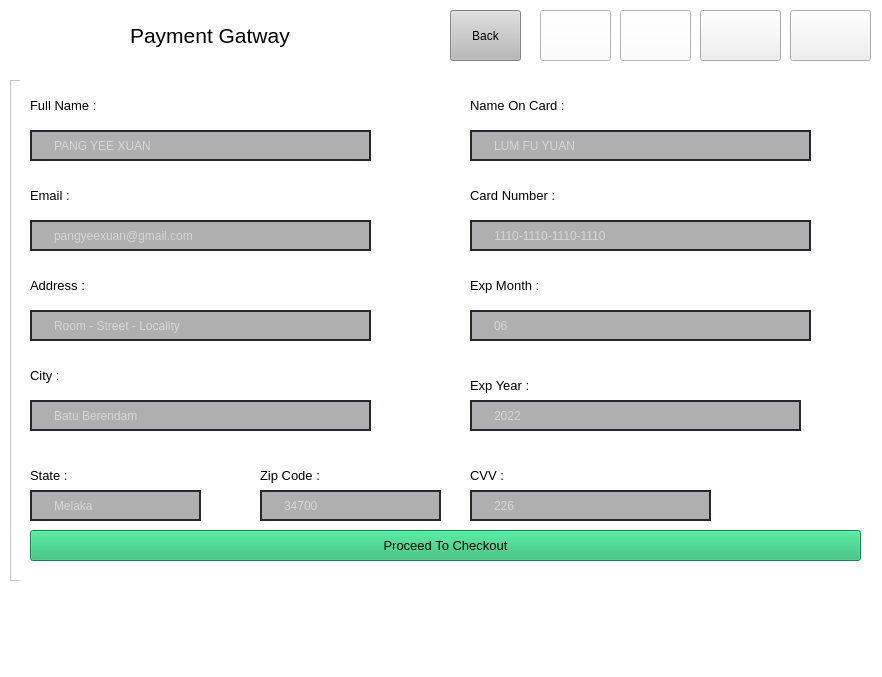
<?xml version="1.0" encoding="UTF-8"?>
<ui version="4.0">
 <class>MainWindow</class>
 <widget class="QMainWindow" name="MainWindow">
  <property name="geometry">
   <rect>
    <x>0</x>
    <y>0</y>
    <width>882</width>
    <height>677</height>
   </rect>
  </property>
  <property name="windowTitle">
   <string>MainWindow</string>
  </property>
  <property name="styleSheet">
   <string notr="true">background-color: rgb(255, 255, 255);</string>
  </property>
  <widget class="QWidget" name="centralwidget">
   <widget class="QPushButton" name="TNG">
    <property name="geometry">
     <rect>
      <x>700</x>
      <y>10</y>
      <width>81</width>
      <height>51</height>
     </rect>
    </property>
    <property name="styleSheet">
     <string notr="true">background-color: rgba(0);</string>
    </property>
    <property name="text">
     <string/>
    </property>
    <property name="icon">
     <iconset>
      <normaloff>Menu pic/TNG.png</normaloff>Menu pic/TNG.png</iconset>
    </property>
    <property name="iconSize">
     <size>
      <width>50</width>
      <height>50</height>
     </size>
    </property>
   </widget>
   <widget class="QPushButton" name="Visa">
    <property name="geometry">
     <rect>
      <x>540</x>
      <y>10</y>
      <width>71</width>
      <height>51</height>
     </rect>
    </property>
    <property name="text">
     <string/>
    </property>
    <property name="icon">
     <iconset>
      <normaloff>Menu pic/Visa.png</normaloff>Menu pic/Visa.png</iconset>
    </property>
    <property name="iconSize">
     <size>
      <width>70</width>
      <height>50</height>
     </size>
    </property>
   </widget>
   <widget class="QPushButton" name="Master">
    <property name="geometry">
     <rect>
      <x>620</x>
      <y>10</y>
      <width>71</width>
      <height>51</height>
     </rect>
    </property>
    <property name="text">
     <string/>
    </property>
    <property name="icon">
     <iconset>
      <normaloff>Menu pic/Mastercard.png</normaloff>Menu pic/Mastercard.png</iconset>
    </property>
    <property name="iconSize">
     <size>
      <width>70</width>
      <height>50</height>
     </size>
    </property>
   </widget>
   <widget class="QPushButton" name="Cash">
    <property name="geometry">
     <rect>
      <x>790</x>
      <y>10</y>
      <width>81</width>
      <height>51</height>
     </rect>
    </property>
    <property name="styleSheet">
     <string notr="true">background-color: rgba(0);</string>
    </property>
    <property name="text">
     <string/>
    </property>
    <property name="icon">
     <iconset>
      <normaloff>Menu pic/Cash.png</normaloff>Menu pic/Cash.png</iconset>
    </property>
    <property name="iconSize">
     <size>
      <width>90</width>
      <height>55</height>
     </size>
    </property>
   </widget>
   <widget class="QFrame" name="frame">
    <property name="geometry">
     <rect>
      <x>10</x>
      <y>80</y>
      <width>861</width>
      <height>501</height>
     </rect>
    </property>
    <property name="frameShape">
     <enum>QFrame::StyledPanel</enum>
    </property>
    <property name="frameShadow">
     <enum>QFrame::Raised</enum>
    </property>
    <widget class="QStackedWidget" name="stackedWidget">
     <property name="geometry">
      <rect>
       <x>10</x>
       <y>0</y>
       <width>851</width>
       <height>571</height>
      </rect>
     </property>
     <widget class="QWidget" name="VisaPage">
      <widget class="QLabel" name="label_2">
       <property name="geometry">
        <rect>
         <x>10</x>
         <y>10</y>
         <width>101</width>
         <height>31</height>
        </rect>
       </property>
       <property name="font">
        <font>
         <pointsize>10</pointsize>
        </font>
       </property>
       <property name="styleSheet">
        <string notr="true">background-color: rgba(0);</string>
       </property>
       <property name="text">
        <string>Full Name :</string>
       </property>
      </widget>
      <widget class="QLineEdit" name="lineEdit">
       <property name="geometry">
        <rect>
         <x>10</x>
         <y>50</y>
         <width>341</width>
         <height>31</height>
        </rect>
       </property>
       <property name="styleSheet">
        <string notr="true">QLineEdit{
     border: 2px solid rgb(37 ,39 , 48);
     border-radius: 20px;
     color: #FFF;
	 padding-left: 20px;
	 padding-right: 20px;
	 background-color: rgb(175, 175, 175);
}

QLineEdit:hover{
	border: 2px solid rgb(48,50,62);

}

QLineEdit:focus{
	border: 2px solid rgb(85, 170, 255);
	 background-color: rgb(43, 45 , 56);
}</string>
       </property>
       <property name="placeholderText">
        <string>PANG YEE XUAN</string>
       </property>
      </widget>
      <widget class="QLabel" name="label_3">
       <property name="geometry">
        <rect>
         <x>10</x>
         <y>100</y>
         <width>101</width>
         <height>31</height>
        </rect>
       </property>
       <property name="font">
        <font>
         <pointsize>10</pointsize>
        </font>
       </property>
       <property name="styleSheet">
        <string notr="true">background-color: rgba(0);</string>
       </property>
       <property name="text">
        <string>Email :</string>
       </property>
      </widget>
      <widget class="QLineEdit" name="lineEdit_2">
       <property name="geometry">
        <rect>
         <x>10</x>
         <y>140</y>
         <width>341</width>
         <height>31</height>
        </rect>
       </property>
       <property name="styleSheet">
        <string notr="true">QLineEdit{
     border: 2px solid rgb(37 ,39 , 48);
     border-radius: 20px;
     color: #FFF;
	 padding-left: 20px;
	 padding-right: 20px;
	 background-color: rgb(175, 175, 175);
}

QLineEdit:hover{
	border: 2px solid rgb(48,50,62);

}

QLineEdit:focus{
	border: 2px solid rgb(85, 170, 255);
	 background-color: rgb(43, 45 , 56);
}</string>
       </property>
       <property name="placeholderText">
        <string>pangyeexuan@gmail.com</string>
       </property>
      </widget>
      <widget class="QLabel" name="label_4">
       <property name="geometry">
        <rect>
         <x>10</x>
         <y>190</y>
         <width>101</width>
         <height>31</height>
        </rect>
       </property>
       <property name="font">
        <font>
         <pointsize>10</pointsize>
        </font>
       </property>
       <property name="styleSheet">
        <string notr="true">background-color: rgba(0);</string>
       </property>
       <property name="text">
        <string>Address :</string>
       </property>
      </widget>
      <widget class="QLineEdit" name="lineEdit_3">
       <property name="geometry">
        <rect>
         <x>10</x>
         <y>230</y>
         <width>341</width>
         <height>31</height>
        </rect>
       </property>
       <property name="styleSheet">
        <string notr="true">QLineEdit{
     border: 2px solid rgb(37 ,39 , 48);
     border-radius: 20px;
     color: #FFF;
	 padding-left: 20px;
	 padding-right: 20px;
	 background-color: rgb(175, 175, 175);
}

QLineEdit:hover{
	border: 2px solid rgb(48,50,62);

}

QLineEdit:focus{
	border: 2px solid rgb(85, 170, 255);
	 background-color: rgb(43, 45 , 56);
}</string>
       </property>
       <property name="placeholderText">
        <string>Room - Street - Locality</string>
       </property>
      </widget>
      <widget class="QLabel" name="label_5">
       <property name="geometry">
        <rect>
         <x>10</x>
         <y>280</y>
         <width>101</width>
         <height>31</height>
        </rect>
       </property>
       <property name="font">
        <font>
         <pointsize>10</pointsize>
        </font>
       </property>
       <property name="styleSheet">
        <string notr="true">background-color: rgba(0);</string>
       </property>
       <property name="text">
        <string>City :</string>
       </property>
      </widget>
      <widget class="QLineEdit" name="lineEdit_4">
       <property name="geometry">
        <rect>
         <x>10</x>
         <y>320</y>
         <width>341</width>
         <height>31</height>
        </rect>
       </property>
       <property name="styleSheet">
        <string notr="true">QLineEdit{
     border: 2px solid rgb(37 ,39 , 48);
     border-radius: 20px;
     color: #FFF;
	 padding-left: 20px;
	 padding-right: 20px;
	 background-color: rgb(175, 175, 175);
}

QLineEdit:hover{
	border: 2px solid rgb(48,50,62);

}

QLineEdit:focus{
	border: 2px solid rgb(85, 170, 255);
	 background-color: rgb(43, 45 , 56);
}</string>
       </property>
       <property name="placeholderText">
        <string>Batu Berendam</string>
       </property>
      </widget>
      <widget class="QLineEdit" name="lineEdit_5">
       <property name="geometry">
        <rect>
         <x>450</x>
         <y>50</y>
         <width>341</width>
         <height>31</height>
        </rect>
       </property>
       <property name="styleSheet">
        <string notr="true">QLineEdit{
     border: 2px solid rgb(37 ,39 , 48);
     border-radius: 20px;
     color: #FFF;
	 padding-left: 20px;
	 padding-right: 20px;
	 background-color: rgb(175, 175, 175);
}

QLineEdit:hover{
	border: 2px solid rgb(48,50,62);

}

QLineEdit:focus{
	border: 2px solid rgb(85, 170, 255);
	 background-color: rgb(43, 45 , 56);
}</string>
       </property>
       <property name="placeholderText">
        <string>LUM FU YUAN</string>
       </property>
      </widget>
      <widget class="QLabel" name="label_6">
       <property name="geometry">
        <rect>
         <x>450</x>
         <y>10</y>
         <width>161</width>
         <height>31</height>
        </rect>
       </property>
       <property name="font">
        <font>
         <pointsize>10</pointsize>
        </font>
       </property>
       <property name="styleSheet">
        <string notr="true">background-color: rgba(0);</string>
       </property>
       <property name="text">
        <string>Name On Card :</string>
       </property>
      </widget>
      <widget class="QLabel" name="label_7">
       <property name="geometry">
        <rect>
         <x>450</x>
         <y>100</y>
         <width>161</width>
         <height>31</height>
        </rect>
       </property>
       <property name="font">
        <font>
         <pointsize>10</pointsize>
        </font>
       </property>
       <property name="styleSheet">
        <string notr="true">background-color: rgba(0);</string>
       </property>
       <property name="text">
        <string>Card Number : </string>
       </property>
      </widget>
      <widget class="QLineEdit" name="lineEdit_6">
       <property name="geometry">
        <rect>
         <x>450</x>
         <y>140</y>
         <width>341</width>
         <height>31</height>
        </rect>
       </property>
       <property name="styleSheet">
        <string notr="true">QLineEdit{
     border: 2px solid rgb(37 ,39 , 48);
     border-radius: 20px;
     color: #FFF;
	 padding-left: 20px;
	 padding-right: 20px;
	 background-color: rgb(175, 175, 175);
}

QLineEdit:hover{
	border: 2px solid rgb(48,50,62);

}

QLineEdit:focus{
	border: 2px solid rgb(85, 170, 255);
	 background-color: rgb(43, 45 , 56);
}</string>
       </property>
       <property name="placeholderText">
        <string>1110-1110-1110-1110</string>
       </property>
      </widget>
      <widget class="QLabel" name="label_8">
       <property name="geometry">
        <rect>
         <x>450</x>
         <y>190</y>
         <width>161</width>
         <height>31</height>
        </rect>
       </property>
       <property name="font">
        <font>
         <pointsize>10</pointsize>
        </font>
       </property>
       <property name="styleSheet">
        <string notr="true">background-color: rgba(0);</string>
       </property>
       <property name="text">
        <string>Exp Month :</string>
       </property>
      </widget>
      <widget class="QLineEdit" name="lineEdit_7">
       <property name="geometry">
        <rect>
         <x>450</x>
         <y>230</y>
         <width>341</width>
         <height>31</height>
        </rect>
       </property>
       <property name="styleSheet">
        <string notr="true">QLineEdit{
     border: 2px solid rgb(37 ,39 , 48);
     border-radius: 20px;
     color: #FFF;
	 padding-left: 20px;
	 padding-right: 20px;
	 background-color: rgb(175, 175, 175);
}

QLineEdit:hover{
	border: 2px solid rgb(48,50,62);

}

QLineEdit:focus{
	border: 2px solid rgb(85, 170, 255);
	 background-color: rgb(43, 45 , 56);
}</string>
       </property>
       <property name="placeholderText">
        <string>06</string>
       </property>
      </widget>
      <widget class="QLabel" name="label_9">
       <property name="geometry">
        <rect>
         <x>10</x>
         <y>380</y>
         <width>161</width>
         <height>31</height>
        </rect>
       </property>
       <property name="font">
        <font>
         <pointsize>10</pointsize>
        </font>
       </property>
       <property name="styleSheet">
        <string notr="true">background-color: rgba(0);</string>
       </property>
       <property name="text">
        <string>State :</string>
       </property>
      </widget>
      <widget class="QLineEdit" name="lineEdit_8">
       <property name="geometry">
        <rect>
         <x>10</x>
         <y>410</y>
         <width>171</width>
         <height>31</height>
        </rect>
       </property>
       <property name="styleSheet">
        <string notr="true">QLineEdit{
     border: 2px solid rgb(37 ,39 , 48);
     border-radius: 20px;
     color: #FFF;
	 padding-left: 20px;
	 padding-right: 20px;
	 background-color: rgb(175, 175, 175);
}

QLineEdit:hover{
	border: 2px solid rgb(48,50,62);

}

QLineEdit:focus{
	border: 2px solid rgb(85, 170, 255);
	 background-color: rgb(43, 45 , 56);
}</string>
       </property>
       <property name="placeholderText">
        <string>Melaka</string>
       </property>
      </widget>
      <widget class="QLabel" name="label_10">
       <property name="geometry">
        <rect>
         <x>240</x>
         <y>380</y>
         <width>161</width>
         <height>31</height>
        </rect>
       </property>
       <property name="font">
        <font>
         <pointsize>10</pointsize>
        </font>
       </property>
       <property name="styleSheet">
        <string notr="true">background-color: rgba(0);</string>
       </property>
       <property name="text">
        <string>Zip Code :</string>
       </property>
      </widget>
      <widget class="QLineEdit" name="lineEdit_9">
       <property name="geometry">
        <rect>
         <x>240</x>
         <y>410</y>
         <width>181</width>
         <height>31</height>
        </rect>
       </property>
       <property name="styleSheet">
        <string notr="true">QLineEdit{
     border: 2px solid rgb(37 ,39 , 48);
     border-radius: 20px;
     color: #FFF;
	 padding-left: 20px;
	 padding-right: 20px;
	 background-color: rgb(175, 175, 175);
}

QLineEdit:hover{
	border: 2px solid rgb(48,50,62);

}

QLineEdit:focus{
	border: 2px solid rgb(85, 170, 255);
	 background-color: rgb(43, 45 , 56);
}</string>
       </property>
       <property name="placeholderText">
        <string>34700</string>
       </property>
      </widget>
      <widget class="QLineEdit" name="lineEdit_10">
       <property name="geometry">
        <rect>
         <x>450</x>
         <y>320</y>
         <width>331</width>
         <height>31</height>
        </rect>
       </property>
       <property name="styleSheet">
        <string notr="true">QLineEdit{
     border: 2px solid rgb(37 ,39 , 48);
     border-radius: 20px;
     color: #FFF;
	 padding-left: 20px;
	 padding-right: 20px;
	 background-color: rgb(175, 175, 175);
}

QLineEdit:hover{
	border: 2px solid rgb(48,50,62);

}

QLineEdit:focus{
	border: 2px solid rgb(85, 170, 255);
	 background-color: rgb(43, 45 , 56);
}</string>
       </property>
       <property name="placeholderText">
        <string>2022</string>
       </property>
      </widget>
      <widget class="QLabel" name="label_11">
       <property name="geometry">
        <rect>
         <x>450</x>
         <y>290</y>
         <width>161</width>
         <height>31</height>
        </rect>
       </property>
       <property name="font">
        <font>
         <pointsize>10</pointsize>
        </font>
       </property>
       <property name="styleSheet">
        <string notr="true">background-color: rgba(0);</string>
       </property>
       <property name="text">
        <string>Exp Year :</string>
       </property>
      </widget>
      <widget class="QLabel" name="label_12">
       <property name="geometry">
        <rect>
         <x>450</x>
         <y>380</y>
         <width>161</width>
         <height>31</height>
        </rect>
       </property>
       <property name="font">
        <font>
         <pointsize>10</pointsize>
        </font>
       </property>
       <property name="styleSheet">
        <string notr="true">background-color: rgba(0);</string>
       </property>
       <property name="text">
        <string>CVV :</string>
       </property>
      </widget>
      <widget class="QLineEdit" name="lineEdit_11">
       <property name="geometry">
        <rect>
         <x>450</x>
         <y>410</y>
         <width>241</width>
         <height>31</height>
        </rect>
       </property>
       <property name="styleSheet">
        <string notr="true">QLineEdit{
     border: 2px solid rgb(37 ,39 , 48);
     border-radius: 20px;
     color: #FFF;
	 padding-left: 20px;
	 padding-right: 20px;
	 background-color: rgb(175, 175, 175);
}

QLineEdit:hover{
	border: 2px solid rgb(48,50,62);

}

QLineEdit:focus{
	border: 2px solid rgb(85, 170, 255);
	 background-color: rgb(43, 45 , 56);
}</string>
       </property>
       <property name="placeholderText">
        <string>226</string>
       </property>
      </widget>
      <widget class="QPushButton" name="pushButton">
       <property name="geometry">
        <rect>
         <x>10</x>
         <y>450</y>
         <width>831</width>
         <height>31</height>
        </rect>
       </property>
       <property name="font">
        <font>
         <pointsize>10</pointsize>
        </font>
       </property>
       <property name="styleSheet">
        <string notr="true">background-color: rgb(32, 182, 108);</string>
       </property>
       <property name="text">
        <string>Proceed To Checkout</string>
       </property>
      </widget>
     </widget>
     <widget class="QWidget" name="page">
      <widget class="QLabel" name="label_36">
       <property name="geometry">
        <rect>
         <x>50</x>
         <y>340</y>
         <width>241</width>
         <height>71</height>
        </rect>
       </property>
       <property name="font">
        <font>
         <pointsize>15</pointsize>
        </font>
       </property>
       <property name="styleSheet">
        <string notr="true">background-color: rgba(0);</string>
       </property>
       <property name="text">
        <string>References Number :</string>
       </property>
      </widget>
      <widget class="QLabel" name="label_37">
       <property name="geometry">
        <rect>
         <x>280</x>
         <y>60</y>
         <width>491</width>
         <height>71</height>
        </rect>
       </property>
       <property name="font">
        <font>
         <pointsize>15</pointsize>
         <weight>75</weight>
         <bold>true</bold>
        </font>
       </property>
       <property name="styleSheet">
        <string notr="true">background-color: rgba(0);</string>
       </property>
       <property name="text">
        <string>Go to Counter to Pay</string>
       </property>
      </widget>
      <widget class="QLineEdit" name="lineEdit_34">
       <property name="geometry">
        <rect>
         <x>300</x>
         <y>360</y>
         <width>351</width>
         <height>41</height>
        </rect>
       </property>
      </widget>
      <widget class="QLabel" name="label_38">
       <property name="geometry">
        <rect>
         <x>240</x>
         <y>170</y>
         <width>511</width>
         <height>71</height>
        </rect>
       </property>
       <property name="font">
        <font>
         <pointsize>20</pointsize>
         <weight>75</weight>
         <bold>true</bold>
        </font>
       </property>
       <property name="styleSheet">
        <string notr="true">background-color: rgba(0);</string>
       </property>
       <property name="text">
        <string>honesty and integrity</string>
       </property>
      </widget>
      <widget class="QLabel" name="label_39">
       <property name="geometry">
        <rect>
         <x>210</x>
         <y>270</y>
         <width>241</width>
         <height>71</height>
        </rect>
       </property>
       <property name="font">
        <font>
         <pointsize>15</pointsize>
        </font>
       </property>
       <property name="styleSheet">
        <string notr="true">background-color: rgba(0);</string>
       </property>
       <property name="text">
        <string>Total :</string>
       </property>
      </widget>
      <widget class="QLineEdit" name="lineEdit_35">
       <property name="geometry">
        <rect>
         <x>300</x>
         <y>290</y>
         <width>351</width>
         <height>41</height>
        </rect>
       </property>
      </widget>
      <widget class="QPushButton" name="pushButton_3">
       <property name="geometry">
        <rect>
         <x>20</x>
         <y>430</y>
         <width>831</width>
         <height>31</height>
        </rect>
       </property>
       <property name="font">
        <font>
         <pointsize>10</pointsize>
        </font>
       </property>
       <property name="styleSheet">
        <string notr="true">background-color: rgb(32, 182, 108);</string>
       </property>
       <property name="text">
        <string>Done</string>
       </property>
      </widget>
     </widget>
     <widget class="QWidget" name="TNG_Page">
      <widget class="QLabel" name="label_35">
       <property name="geometry">
        <rect>
         <x>170</x>
         <y>20</y>
         <width>501</width>
         <height>421</height>
        </rect>
       </property>
       <property name="text">
        <string/>
       </property>
       <property name="pixmap">
        <pixmap>Menu pic/QR1.jpg</pixmap>
       </property>
       <property name="scaledContents">
        <bool>true</bool>
       </property>
      </widget>
      <widget class="QPushButton" name="pushButton_2">
       <property name="geometry">
        <rect>
         <x>10</x>
         <y>460</y>
         <width>831</width>
         <height>31</height>
        </rect>
       </property>
       <property name="font">
        <font>
         <pointsize>10</pointsize>
        </font>
       </property>
       <property name="styleSheet">
        <string notr="true">background-color: rgb(32, 182, 108);</string>
       </property>
       <property name="text">
        <string>Done</string>
       </property>
      </widget>
     </widget>
    </widget>
   </widget>
   <widget class="QLabel" name="paymentgateway">
    <property name="geometry">
     <rect>
      <x>130</x>
      <y>20</y>
      <width>231</width>
      <height>31</height>
     </rect>
    </property>
    <property name="font">
     <font>
      <pointsize>16</pointsize>
     </font>
    </property>
    <property name="styleSheet">
     <string notr="true">background-color: rgba(0);</string>
    </property>
    <property name="text">
     <string>Payment Gatway</string>
    </property>
   </widget>
   <widget class="QLabel" name="label">
    <property name="geometry">
     <rect>
      <x>10</x>
      <y>0</y>
      <width>111</width>
      <height>81</height>
     </rect>
    </property>
    <property name="styleSheet">
     <string notr="true">background-color: rgba(0);</string>
    </property>
    <property name="text">
     <string/>
    </property>
    <property name="pixmap">
     <pixmap>Menu pic/tsla logo transparent1111.png</pixmap>
    </property>
    <property name="scaledContents">
     <bool>true</bool>
    </property>
   </widget>
   <widget class="QPushButton" name="Back">
    <property name="geometry">
     <rect>
      <x>450</x>
      <y>10</y>
      <width>71</width>
      <height>51</height>
     </rect>
    </property>
    <property name="styleSheet">
     <string notr="true">background-color: rgb(185, 185, 185);</string>
    </property>
    <property name="text">
     <string>Back</string>
    </property>
    <property name="iconSize">
     <size>
      <width>70</width>
      <height>50</height>
     </size>
    </property>
   </widget>
  </widget>
  <widget class="QStatusBar" name="statusbar"/>
 </widget>
 <resources/>
 <connections/>
</ui>
